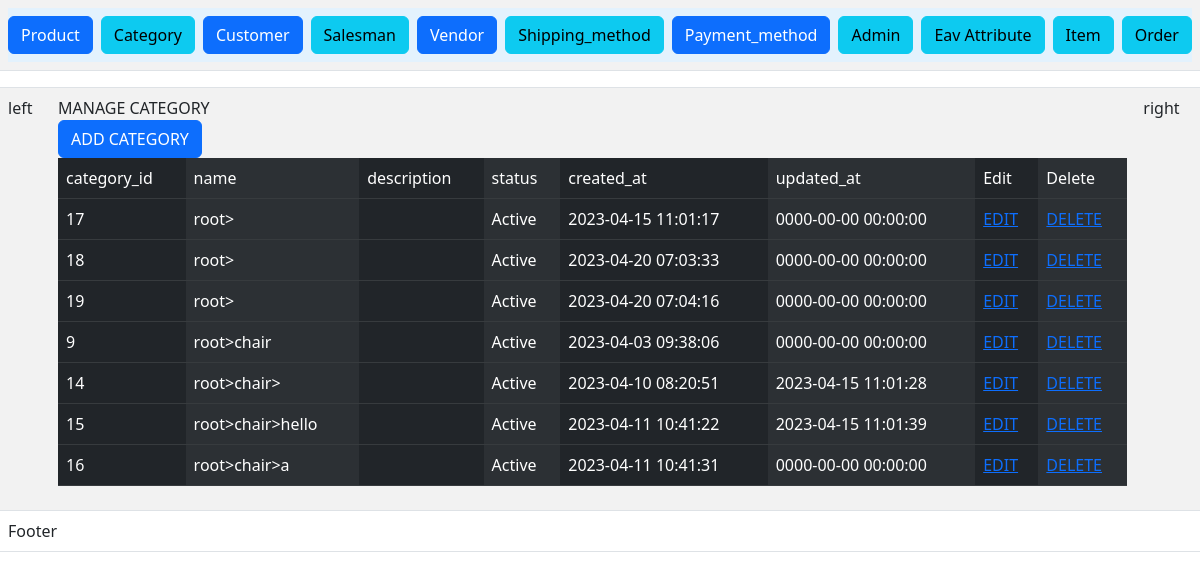
The app's page /index.php?c=category&a=grid with its own data.
### tables this page shows
CREATE TABLE `category` (
  `category_id` int(11) NOT NULL,
  `parent_id` int(11) NOT NULL,
  `path` varchar(11) NOT NULL,
  `name` text NOT NULL,
  `description` text NOT NULL,
  `status` enum('active','inactive') NOT NULL,
  `created_at` datetime NOT NULL,
  `updated_at` datetime NOT NULL
);

### Block/Core/Template.php (called while the page is built, shortened)
<?php
class Block_Core_Template extends Model_Core_View
{
	protected $children = [];
	public function getChildren()
	{
		return $this->children;
	}
	public function addChild($key,$value)
	{
		$this->children[$key] = $value;
		return $this;
	}
}
?>

### Model/Core/View.php (called while the page is built, shortened)
<?php
class Model_Core_View
{
	protected $template = null;
	public function setTemplate($template)
	{
		$this->template = $template;
		return $this;
	}
	public function getTemplate()
	{
		return $this->template;
	}
	public function render()
	{
		require "View".DS.$this->getTemplate();
	}
	public function getUrl($controller=null,$action=null,$params=[],$resetParams=false)
	{
		return Ccc::getModel('Core_Url')->getUrl($controller,$action,$params,$resetParams);
	}
}

### Controller/Category.php (called while the page is built, shortened)
<?php
class Controller_Category extends Controller_Core_Action
{
	public function gridAction()
	{
		try {
			$layout = $this->getLayout();
			$grid = $layout->createBlock('Category_Grid');
			$layout->getChild('content')->addChild('grid',$grid);
			$layout->render();
		} catch (Exception $e) {
			$this->getMessage()->addMessage('Currently category not avilable',Model_Core_Message :: FAILURE);
		}
	}
}

### index.php (called while the page is built, shortened)
<?php
class Ccc{
	public static function init()
	{
		$front = new Controller_Core_Front();
		$front->init();
	}
	public static function getModel($className){
		return new $className();
	}
}
Ccc::init();
?>

### Model/Core/Url.php (called while the page is built, shortened)
<?php
class Model_Core_Url
{
	public function getUrl($controller = null,$action = null,$params = [], $reset  = false)
	{
	   $request = new Model_Core_Request();
	   $final = $request->getParam();
	   if ($controller) {
	   		$final['c'] = $controller;
	   }
	   else{
	   		$final['c'] =$request->getControllerName();
	   }
	   if ($action) {
	   	   $final['a'] = $action;
	   }
	   else{
	   	   $final['a'] = $request->getActionName();
	   }
	   if ($params) {
	   	   $final = array_merge($final,$params);
	   }
	   $queryString = http_build_query($final);
	   $requestUri = trim($_SERVER['REQUEST_URI'],$_SERVER['QUERY_STRING']);
	   $url = $_SERVER['REQUEST_SCHEME'].'://'. $_SERVER['HTTP_HOST'].$requestUri.$queryString;
	   return $url;
	}
}

### Model/Core/Request.php (called while the page is built, shortened)
<?php
class Model_Core_Request{
	public function getParam($key = null, $value = null){
		if ($key == null) {
			return $_GET;
		}
		if (array_key_exists($key,$_GET)) {
			return $_GET[$key];
		}
		  return $value;
	}
}

### Model/Core/Table.php (called while the page is built, shortened)
<?php
class Model_Core_Table
{
	protected $data = [];
	protected $resource = null;
	protected $collection = null;
	public function setResourceClass($resourceClass)
	{
		return $this;
	}
	public function setCollectionClass($collectionClass)
	{
		return $this;
	}
	public function setResource($resource)
	{
		$this->resource = $resource;
		return $this;
	}
	public function getResource()
	{
		if ($this->resource) {
			return $this->resource;
		}
		$resource = new ($this->resourceClass)();
		return $resource;
	}
	public function setCollection($collection)
	{
		$this->collection = $collection;
		return $this;
	}
	public function getCollection()
	{
		if ($this->collection) {
			return $this->collection;
		}
		$collection = new ($this->collectionClass)();
		return $collection;
	}
	public function __get($key)
	{
		if (array_key_exists($key, $this->data)) {
			return $this->data[$key];
		}
		return null;
	}
	public function setData(array $data)
	{
		$this->data =array_merge($this->data,$data) ;
		return $this;
	}
	public function fetchAll($query)
	{
		$result = $this->getResource()->fetchAll($query);
		$collection = $this->getCollection()->setData($result);
		return $collection;
	}
}

### Block/Category/Grid.php (called while the page is built, shortened)
<?php
class Block_Category_Grid extends Block_Core_Grid
{
	public function getCollection()
	{
		$category = Ccc::getModel('Category');
		$query = "SELECT * FROM `{$category->getResource()->getResourceName()}` WHERE `parent_id` > 0 ORDER BY `path` ASC;";
		$categories = $category->fetchAll($query);
		return $categories;
	}
}
?>

### Model/Core/Table/Resource.php (called while the page is built, shortened)
<?php
class Model_Core_Table_Resource
{
	protected $resourceName = null;
	protected $adapter = null;
	public function setResourceName($resourceName){
		$this->resourceName = $resourceName;
		return $this;
	}
	public function getResourceName(){
		return $this->resourceName;
	}
	public function setPrimaryKey($primaryKey){
		return $this;
	}
	protected function setAdapter($adapter){
		$this->adapter = $adapter;
		return $this;
	}
	public function getAdapter(){
		if ($this->adapter) {
			return $this->adapter;
		}
		$adapter = new Model_Core_Adapter();
		return $adapter;
	}
	public function fetchAll($query){
		$result = $this->getAdapter()->fetchAll($query);
		return $result;
	}
}
?>

### Model/Core/Adapter.php (called while the page is built, shortened)
<?php
class Model_Core_Adapter
{
	public $config = [
		'host' => 'localhost',
		'username' => 'root',
		'password' => '',
		'dbname' => 'newmvc-akshayFultariya',
	];
	public $connect = null;
	public function connect(){
		if ($this->connect != null) {
			return $this->connect;
		}
		$connect = mysqli_connect(
			$this->config['host'],
			$this->config['username'],
			$this->config['password'],
			$this->config['dbname']
		);
		$this->connect = $connect;
		return $connect;
	}
	public function fetchAll($query){
		$connect = $this->connect();
		$result = mysqli_query($connect,$query);
			return $result->fetch_all(MYSQLI_ASSOC);
	}
	public function fetchPairs($query)
	{
		$connect = $this->connect();
		$result = mysqli_query($connect,$query);
		$data = $result->fetch_all();
		$column1 = array_column($data,'0');
		$column2 = array_column($data,'1');
		return array_combine($column1,$column2);
	}
}

### Model/Core/Table/Collection.php (called while the page is built, shortened)
<?php
class Model_Core_Table_Collection
{
	protected $data = [];
	public function setData(array $data)
	{
		$this->data =array_merge($this->data,$data) ;
		return $this;
	}
	public function getData()
	{
		return $this->data;
	}
}
?>

### Model/Category.php (called while the page is built, shortened)
<?php
class Model_Category extends Model_Core_Table{
   public function getStatusText($status)
   {
      $statuses = $this->getResource()->getStatusOptions();
      return $statuses[Model_Category_Resource::STATUS_DEFAULT];
   }
	public function prePathCategories()
	{
		$category = Ccc::getModel('Category');
		$query = "SELECT `category_id`, `name` FROM `{$category->getResource()->getResourceName()}` ORDER BY `path` ASC";
		$categories = $category->getResource()->getAdapter()->fetchPairs($query);
		$sql = "SELECT `category_id`, `path` FROM `{$category->getResource()->getResourceName()}` ORDER BY `path` ASC";
		$pathCategory = $category->getResource()->getAdapter()->fetchPairs($sql);
		foreach ($pathCategory as $category_id => $path) {
			$string = explode('=', $path);
			$final = [];
			foreach ($string as $key => $category_id) {
				$final[$key] = $categories[$category_id];
			}
			$categoriesName[$category_id] = implode('>', $final);
		}
		return $categoriesName;
	}
	public function getPathCategories($category_id)
	{
		return $this->prePathCategories()[$category_id];
	}
}

### Model/Category/Resource.php (called while the page is built, shortened)
<?php
class Model_Category_Resource extends Model_Core_Table_Resource
{
	   public function getStatusOptions()
	   {
	      return [self::STATUS_ACTIVE => self::STATUS_ACTIVE_LBL,
	              self::STATUS_INACTIVE => self::STATUS_INACTIVE_LBL
	      ];
	   }
}
?>

### View/category/grid.phtml (the view)
<?php
$categorys = $this->getCollection()->getData();
?>
	<?php require_once 'View/html/header.phtml';?>
	<div class="title9">
	  <div class="main9">
		MANAGE CATEGORY
	  </div>
	  <div class="main99">
		<a type="button" class="btn btn-primary" href="<?php echo $this->getUrl('category','add');?>" class="main999">ADD CATEGORY</a>
	  </div>
    </div>
    <table class="table table-dark table-striped-columns">
    	<tr>
    		<td>category_id</td>
    		<td>name</td>
    		<td>description</td>
    		<td>status</td>
    		<td>created_at</td>
    		<td>updated_at</td>
    		<td>Edit</td>
    		<td>Delete</td>
    	</tr>
    	<?php if (!$categorys):?>
		<tr>
			<td>No records available.</td>
		</tr>
		<?php else:?>
    	<?php foreach ($categorys as $category):?>
    		<tr>
    			<td><?php echo $category->category_id ?></td>
    			<td><?php echo $category->getPathCategories($category->category_id); ?></td>
    			<td> <?php echo $category->description ?></td>
                <td><?php echo $category->getStatusText($category->status );?></td>
    			<td> <?php echo $category->created_at ?></td>
    			<td> <?php echo $category->updated_at ?></td>
    			<td><a href="<?php echo $this->getUrl('category','edit',array('category_id' =>  $category->category_id));?>">EDIT</td>
    			<td><a href="<?php echo $this->getUrl('category','delete',array('category_id' =>  $category->category_id));?>">DELETE</td>
	    	</tr>
	    <?php endforeach;?>
	    <?php endif;?>
    </table>

### View/html/Content/content.phtml
<?php
$children = $this->getChildren();
foreach ($children as $key => $child) {
	$child->render();
}
?>

### records on screen
category: category_id "17", category_id "root>", status "Active", created_at "2023-04-15 11:01:17", updated_at "0000-00-00 00:00:00"
category: category_id "18", category_id "root>", status "Active", created_at "2023-04-20 07:03:33", updated_at "0000-00-00 00:00:00"
category: category_id "19", category_id "root>", status "Active", created_at "2023-04-20 07:04:16", updated_at "0000-00-00 00:00:00"
category: category_id "9", category_id "root>chair", status "Active", created_at "2023-04-03 09:38:06", updated_at "0000-00-00 00:00:00"
category: category_id "14", category_id "root>chair>", status "Active", created_at "2023-04-10 08:20:51", updated_at "2023-04-15 11:01:28"
category: category_id "15", category_id "root>chair>hello", status "Active", created_at "2023-04-11 10:41:22", updated_at "2023-04-15 11:01:39"
category: category_id "16", category_id "root>chair>a", status "Active", created_at "2023-04-11 10:41:31", updated_at "0000-00-00 00:00:00"
